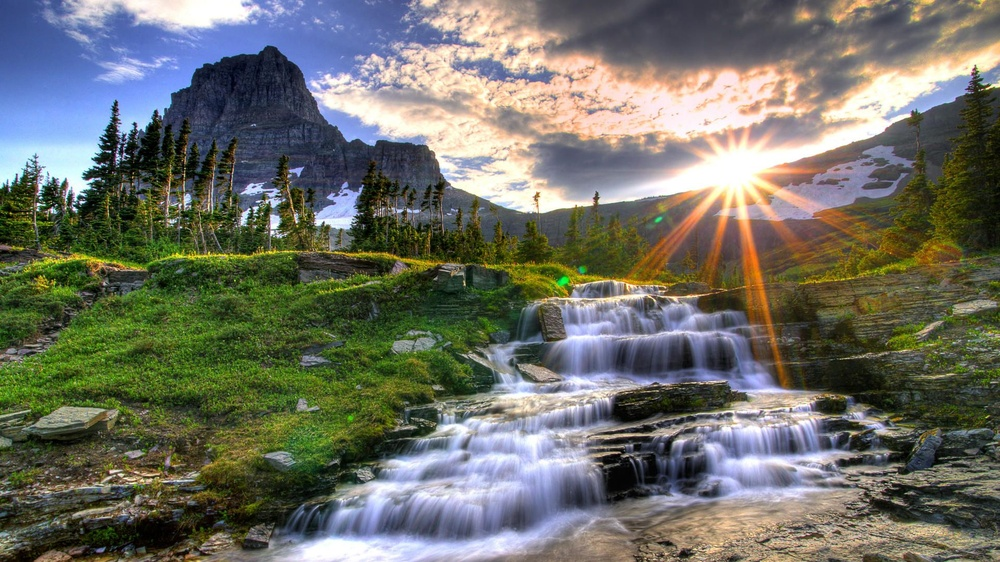
#> input picture recursos/paisaje.jpg, 1000 x 562 px, shrunk from 1920 x 1080 before the run, found by its file name
$ python opencv_10.py
#> lines starting #> are read from the running program, lines starting #| are printed output that depends on the picture; after the words box and inside, x2 and y2 are one past the last pixel; in counts of white or black regions, pixels touching at a corner belong together
import numpy as np
import cv2
import os

def CargarImagen():
    ruta = os.getcwd()
    nombreArchivo = r'recursos\paisaje.jpg'
    rutaAbrir = os.path.join(ruta, nombreArchivo)
    imagen = cv2.imread(rutaAbrir)
#> imagen is the input picture: shape (562, 1000, 3); mean B, G, R 102.2, 112, 110.3

    cv2.imshow('img', imagen)
    cv2.moveWindow('img', 0, 0)

    return imagen

def ThresholdBinary(imagen):
    img = imagen.copy()
    h, w, c = img.shape

    imgGris = cv2.cvtColor(img, cv2.COLOR_BGR2GRAY)
    imgBlur = cv2.GaussianBlur(imgGris, (5, 5), 0)

    _, imgThres1 = cv2.threshold(imgBlur, 175, 255, cv2.THRESH_BINARY)
    _, imgThres2 = cv2.threshold(imgBlur, 175, 255, cv2.THRESH_BINARY_INV)

    imgSeg1 = cv2.bitwise_and(img, img, mask=imgThres1)
    imgSeg2 = cv2.bitwise_and(img, img, mask=imgThres2)

    cv2.imshow('imagen gris', imgGris)
    cv2.moveWindow('imagen gris', w, 0)

    cv2.imshow('imagen blur', imgBlur)
    cv2.moveWindow('imagen blur', 2*w, 0)

    cv2.imshow('imagen thres', imgThres1)
    cv2.moveWindow('imagen thres', w, h)

    cv2.imshow('imagen thres inv', imgThres2)
    cv2.moveWindow('imagen thres inv', 2*w, h)

    cv2.imshow('imagen seg', imgSeg1)
    cv2.moveWindow('imagen seg', w, 2*h)

    cv2.imshow('imagen seg inv', imgSeg2)
    cv2.moveWindow('imagen seg inv', 2*w, 2*h)

    return None

def ThresholdAdaptive(imagen):
    img = imagen.copy()
    h, w, c = img.shape
#> h = 562; w = 1000; c = 3

    imgGris = cv2.cvtColor(img, cv2.COLOR_BGR2GRAY)
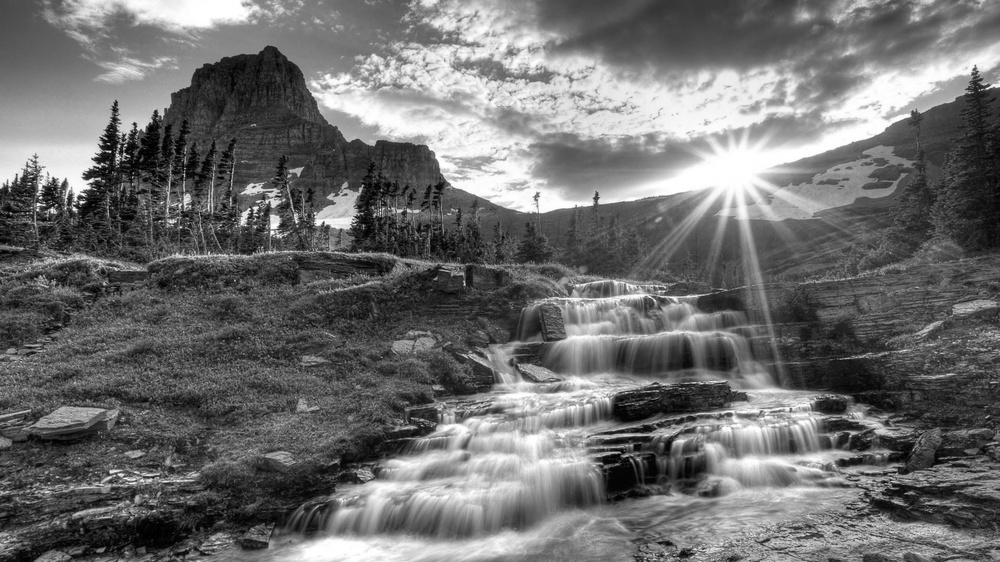
#> imgGris: shape (562, 1000); min 0, max 255, mean 110.4
    imgBlur = cv2.GaussianBlur(imgGris, (5, 5), 0)

    imgTA_mean = cv2.adaptiveThreshold(imgGris, 255, cv2.ADAPTIVE_THRESH_MEAN_C, cv2.THRESH_BINARY_INV, 21, 8)
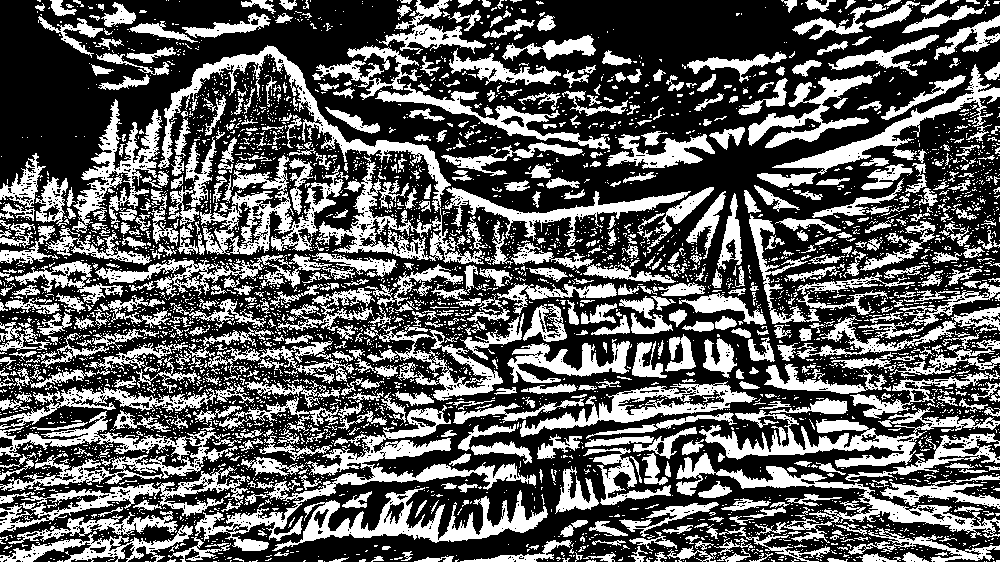
#> imgTA_mean: shape (562, 1000); 36.6% white; 4592 white regions (3924 under 20 px), largest, box (x1, y1, x2, y2) and area: (158, 45, 487, 264) 8524, (195, 405, 536, 551) 7171, (699, 407, 1000, 468) 5309
    imgTA_gauss = cv2.adaptiveThreshold(imgGris, 255, cv2.ADAPTIVE_THRESH_GAUSSIAN_C, cv2.THRESH_BINARY_INV, 21, 8)
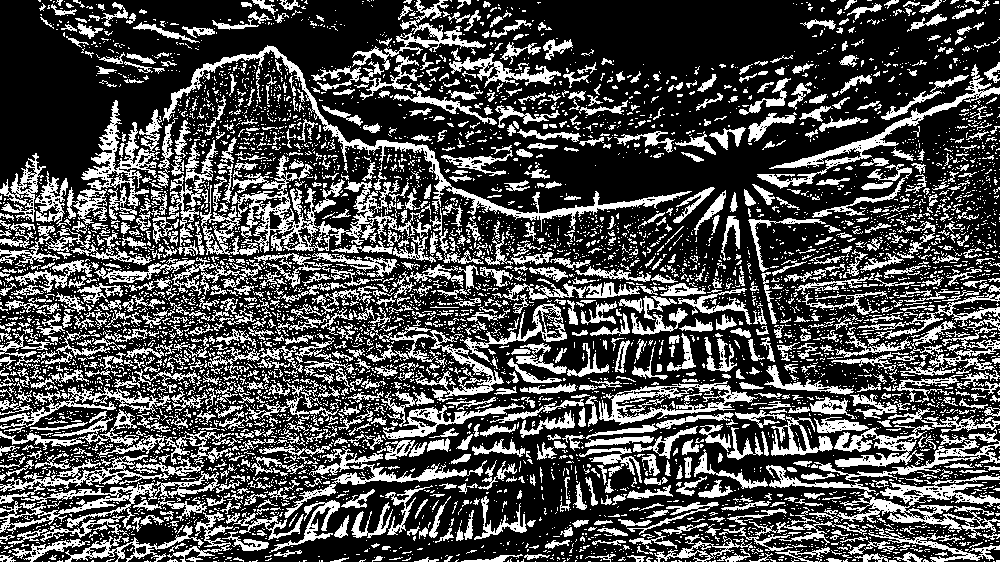
#> imgTA_gauss: shape (562, 1000); 30.5% white; 6393 white regions (5302 under 20 px), largest, box (x1, y1, x2, y2) and area: (232, 155, 431, 253) 4890, (163, 45, 692, 233) 4231, (766, 465, 1000, 540) 3855

    imgSeg_mean = cv2.bitwise_and(img, img, mask=imgTA_mean)
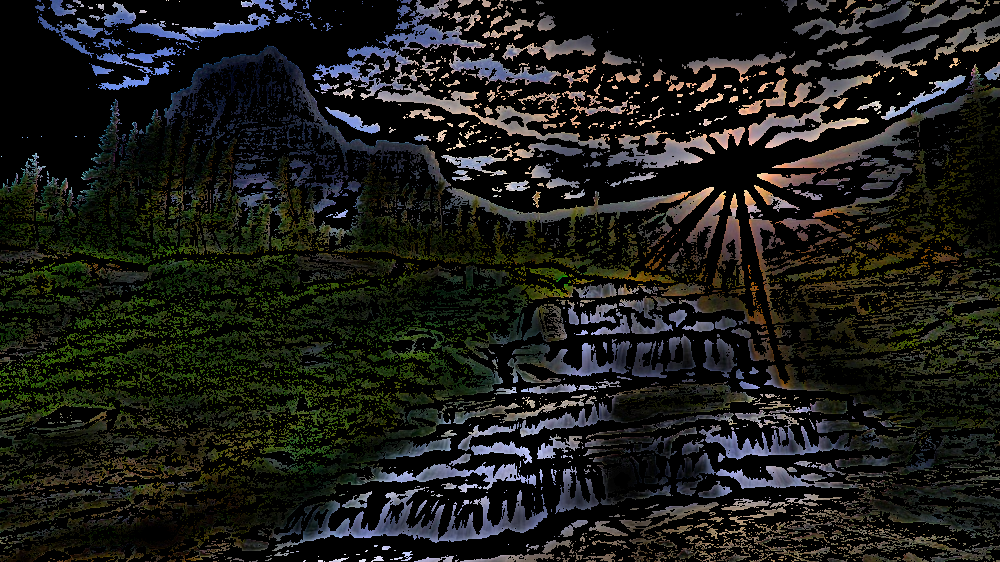
#> imgSeg_mean: shape (562, 1000, 3); mean B, G, R 25, 28.6, 27.8
    imgSeg_gauss = cv2.bitwise_and(img, img, mask=imgTA_gauss)
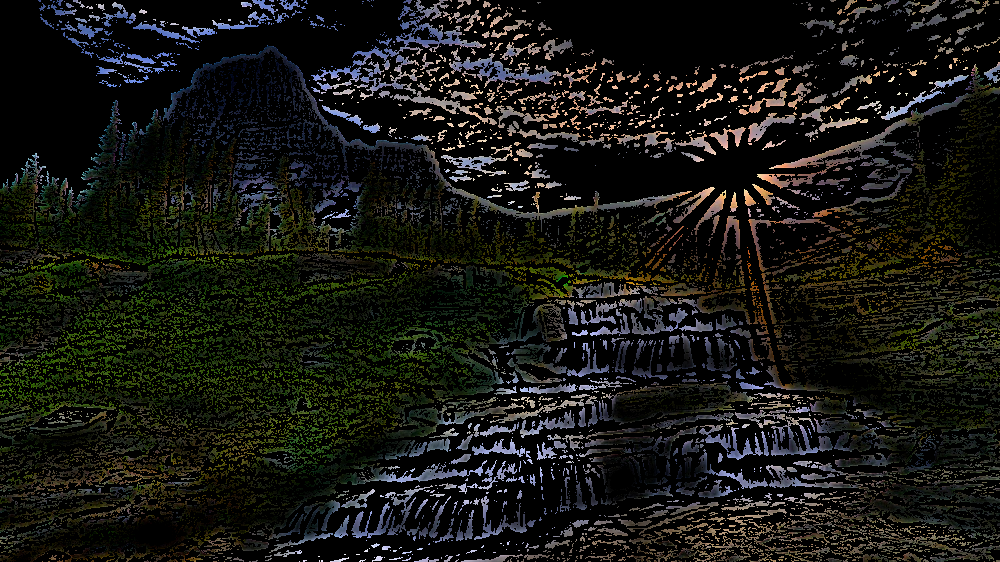
#> imgSeg_gauss: shape (562, 1000, 3); mean B, G, R 19.6, 23.6, 23

    cv2.imshow('imagen gris', imgGris)
    cv2.moveWindow('imagen gris', w, 0)

    cv2.imshow('imagen blur', imgBlur)
    cv2.moveWindow('imagen blur', 2*w, 0)

    cv2.imshow('imagen thres mean', imgTA_mean)
    cv2.moveWindow('imagen thres mean', w, h)

    cv2.imshow('imagen thres gauss', imgTA_gauss)
    cv2.moveWindow('imagen thres gauss', 2*w, h)

    cv2.imshow('imagen seg mean', imgSeg_mean)
    cv2.moveWindow('imagen seg mean', w, 2*h)

    cv2.imshow('imagen seg gauss', imgSeg_gauss)
    cv2.moveWindow('imagen seg gauss', 2*w, 2*h)

    return None

if __name__ == '__main__':
    img = CargarImagen()
    # ThresholdBinary(img)
    ThresholdAdaptive(img)

    cv2.waitKey(0)
